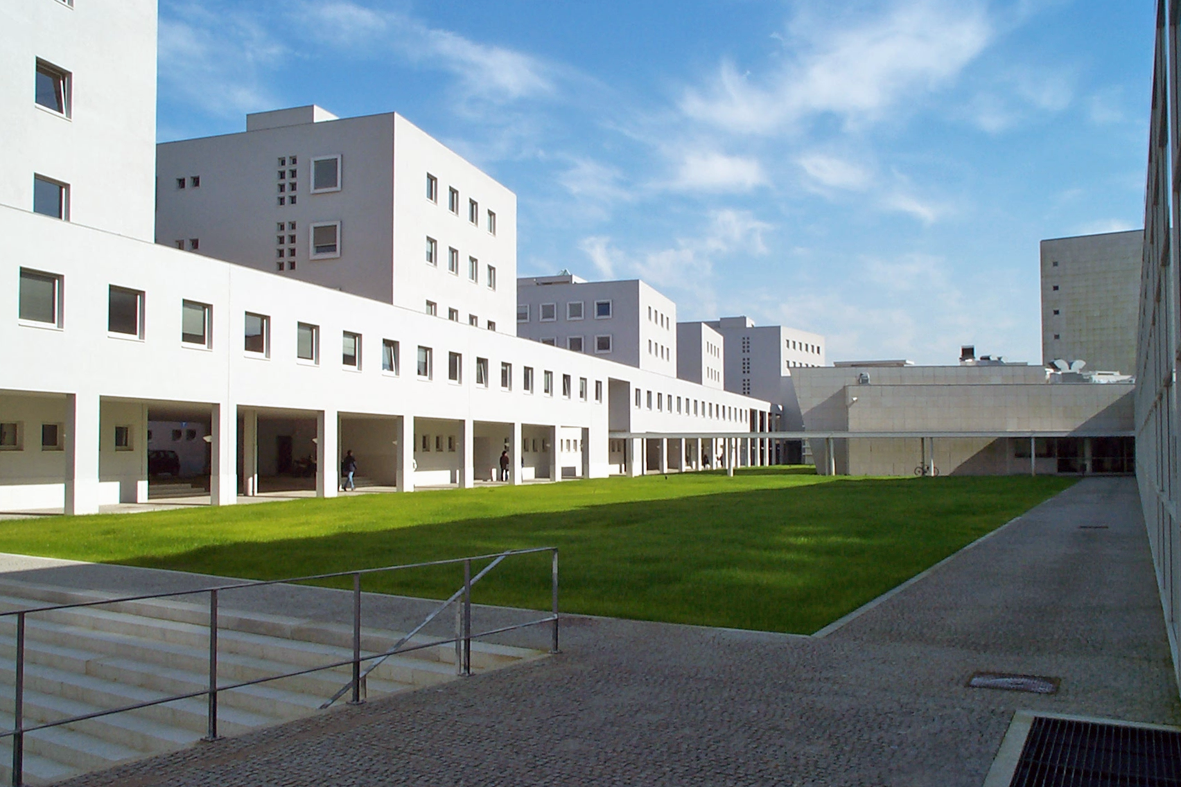
#> input picture Exercises/Recognition_Classification/image1.png, 1181 x 787 px
$ python extracting_local_features.py
#> lines starting #> are read from the running program, lines starting #| are printed output that depends on the picture
import cv2 as cv
import numpy as np
from matplotlib import pyplot as plt

# [44 lines left out: functions openImage, filterMatchesByDistance, filterMatchesRANSAC, showResult, not called in this run]

def main():
    ##################################################
    detector = cv.xfeatures2d.SIFT_create()
    #detector = cv.KAZE_create()
    matcher = cv.FlannBasedMatcher()
    ##################################################

    img = cv.imread('image1.png')
#> img is the input picture: shape (787, 1181, 3); mean B, G, R 142.4, 139, 124.3
    grey = cv.cvtColor(img, cv.COLOR_BGR2GRAY)
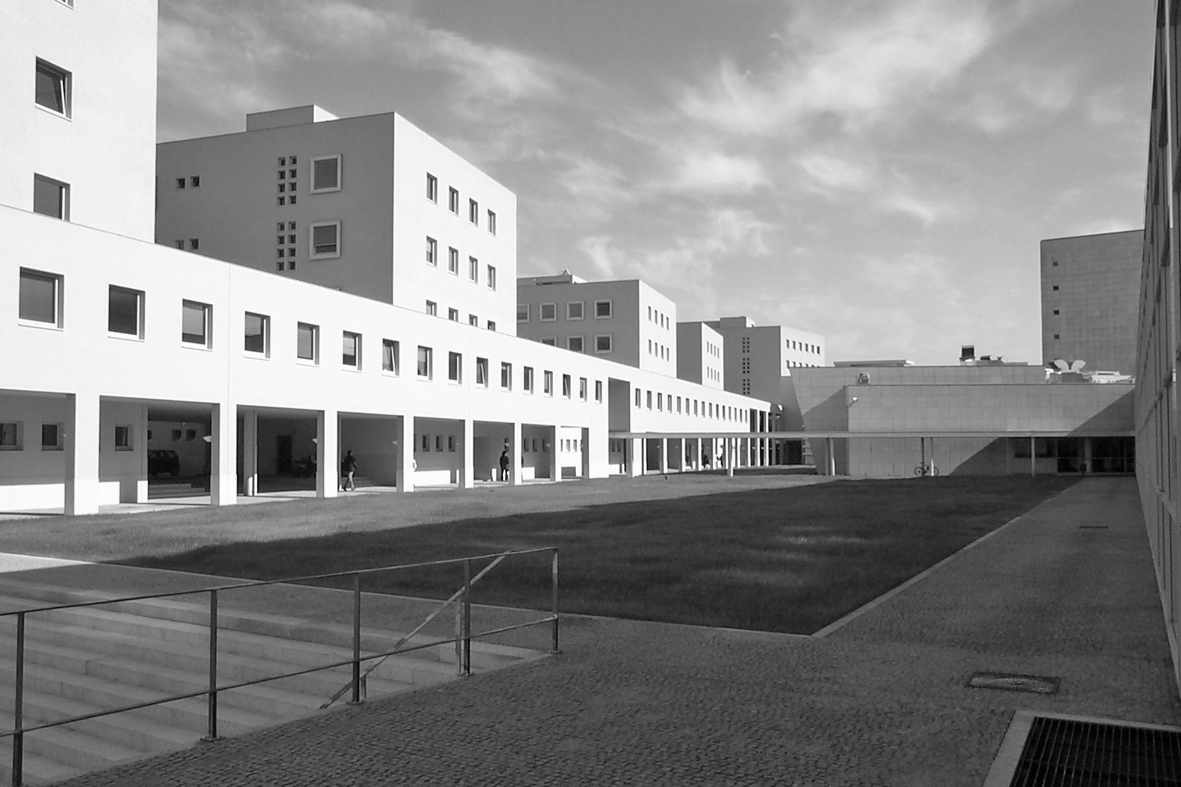
#> grey: shape (787, 1181); min 1, max 252, mean 135

    #FAST
    # initiate FAST object with default values
    fast = cv.FastFeatureDetector_create()
    # find and draw the keypoints
    kp_fast = fast.detect(grey,None)
#> kp_fast = 6738 keypoints; strongest (x, y, size): (504, 471, 7), (477, 358, 7), (383, 339, 7), (545, 371, 7)
    img2 = cv.drawKeypoints(img, kp_fast, None, color=(255,0,0))
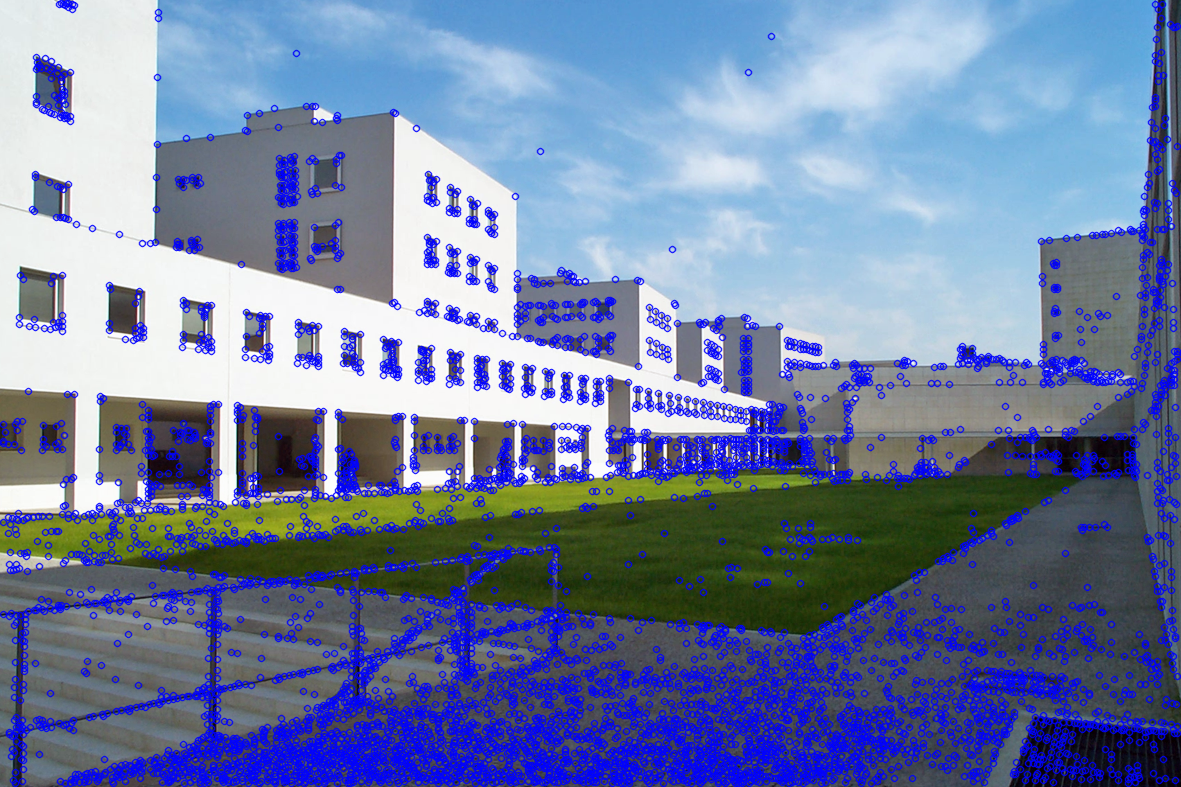
#> img2: shape (787, 1181, 3); mean B, G, R 163.3, 126.6, 112.2


    # SIFT
    # initiate SIFT object with default values
    sift = cv.xfeatures2d.SIFT_create()
    # find and draw the keypoints
    kp_sift = sift.detect(img,None)
#> kp_sift = 2101 keypoints; strongest (x, y, size): (124, 310, 27.8), (256, 476, 2.2), (61, 82, 1.9), (52, 84, 28.2)
    img3 = cv.drawKeypoints(grey,kp_sift,None, color=(255,0,0))
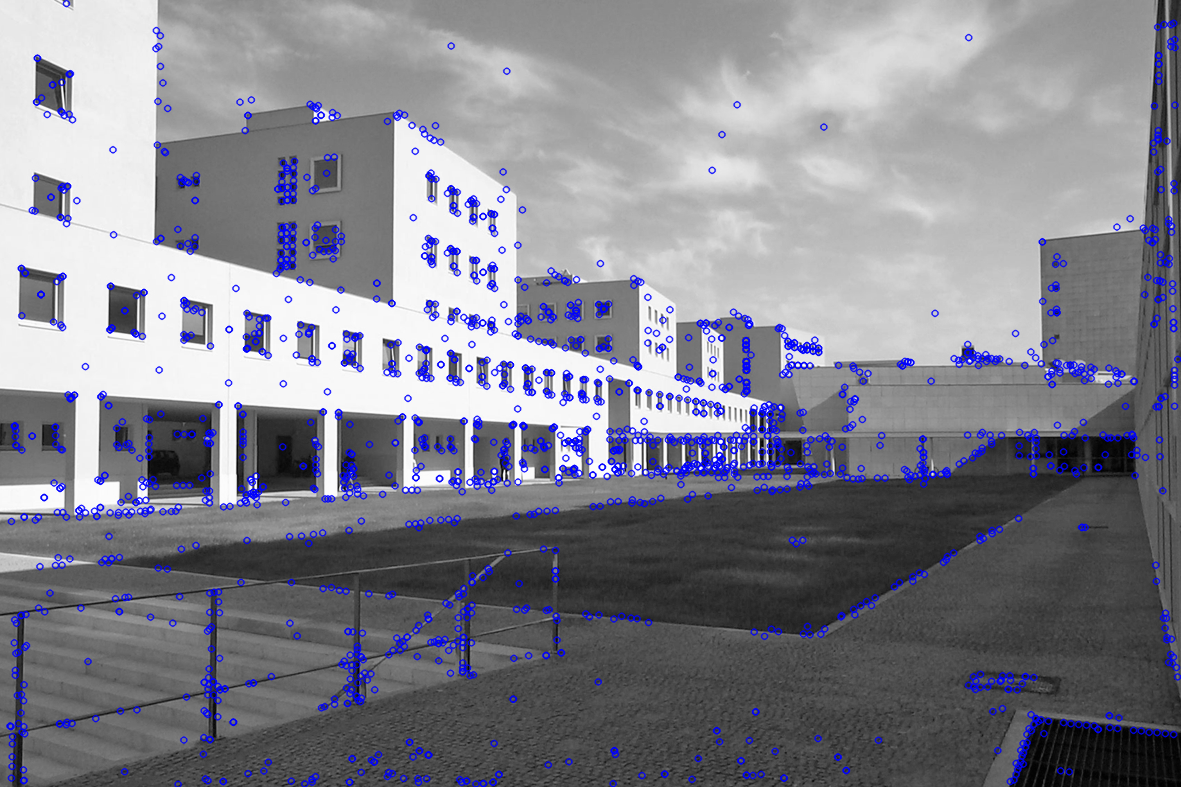
#> img3: shape (787, 1181, 3); mean of channels 0, 1, 2 140.3, 130.1, 130.1; drawn as B, G, R


    # show results
    cv.imshow('image FAST',img2)
    cv.imshow('image SIFT',img3)
    cv.waitKey(1000)

if __name__ == '__main__':
    main()

$ run again, with Exercises/Recognition_Classification/FEUP2.png copied over Exercises/Recognition_Classification/image1.png
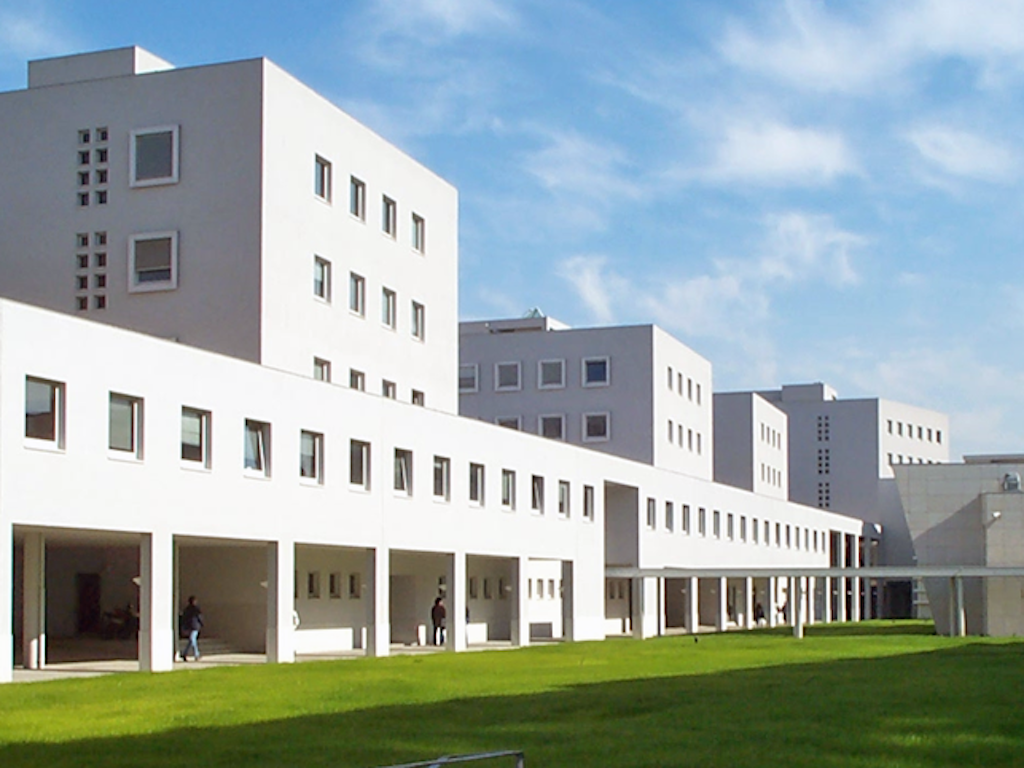
#> input picture Exercises/Recognition_Classification/FEUP2.png, 1024 x 768 px
#> in main, img is the input picture: shape (768, 1024, 3); mean B, G, R 165.6, 166.6, 152.5
#> kp_fast = 2022 keypoints; strongest (x, y, size): (533, 476, 7), (438, 629, 7), (700, 509, 7), (684, 506, 7)
#> in main, `img2 = cv.drawKeypoints(img, kp_fast, None, color=(255,0,0))`:
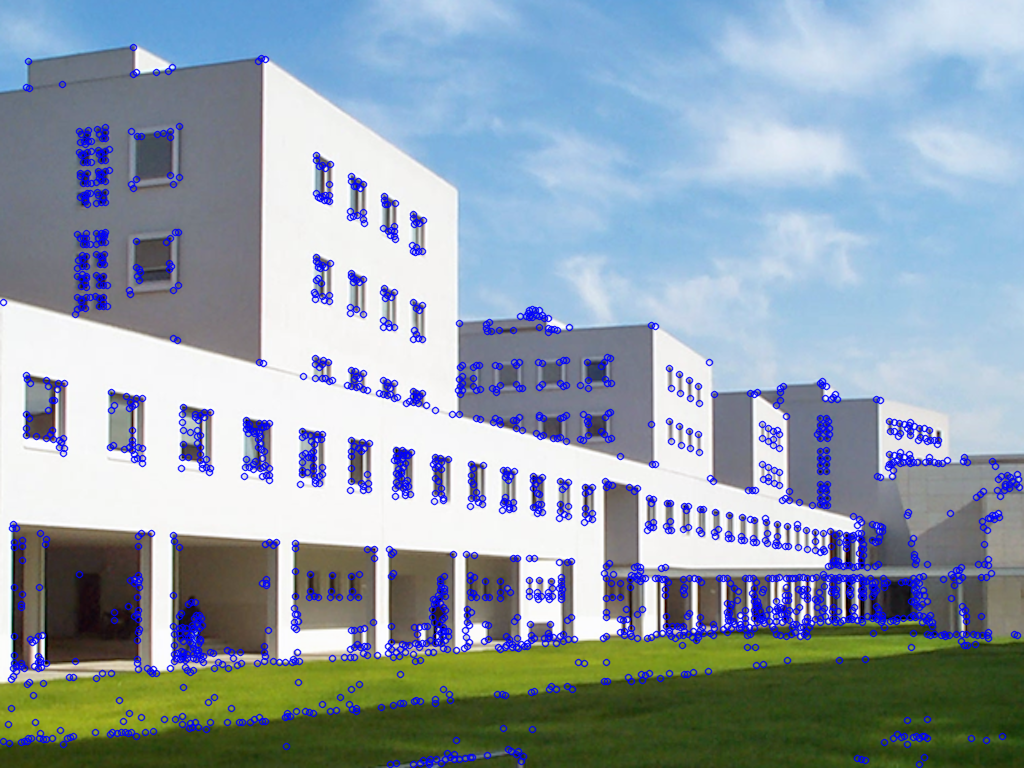
#> img2: shape (768, 1024, 3); mean B, G, R 172.2, 159.7, 145.7
#> kp_sift = 1844 keypoints; strongest (x, y, size): (438, 629, 2.3), (438, 642, 2.8), (537, 480, 8.5), (849, 537, 5.5)
#> in main, `img3 = cv.drawKeypoints(grey,kp_sift,None, color=(255,0,0))`:
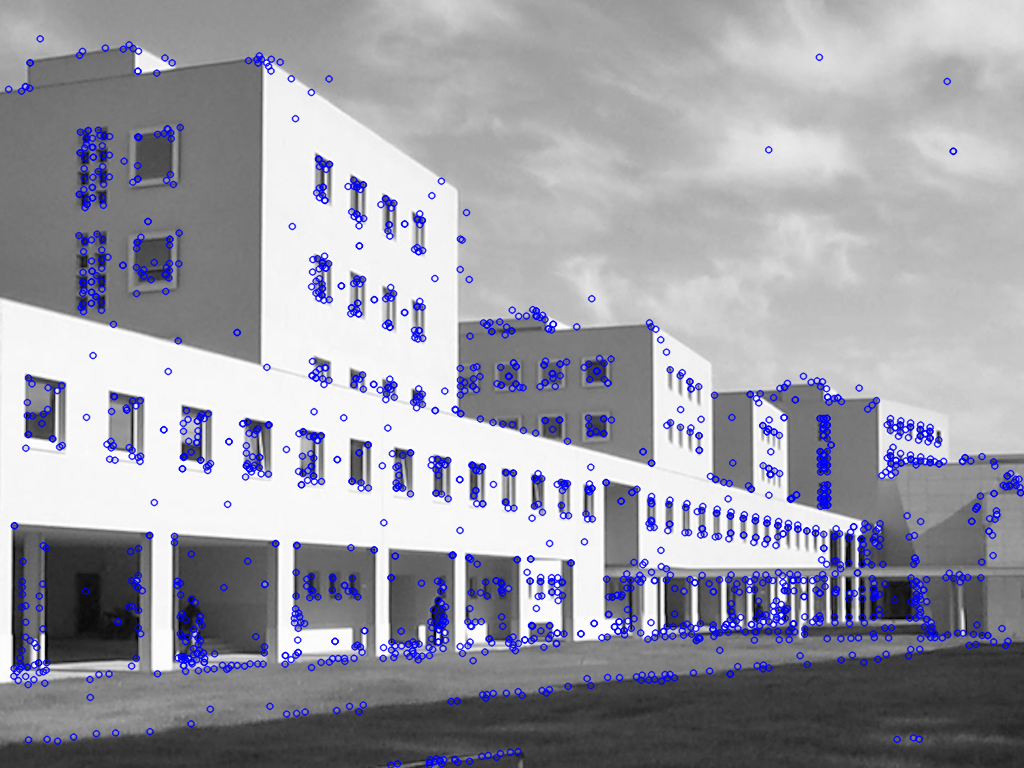
#> img3: shape (768, 1024, 3); mean of channels 0, 1, 2 166.9, 156.5, 156.5; drawn as B, G, R
